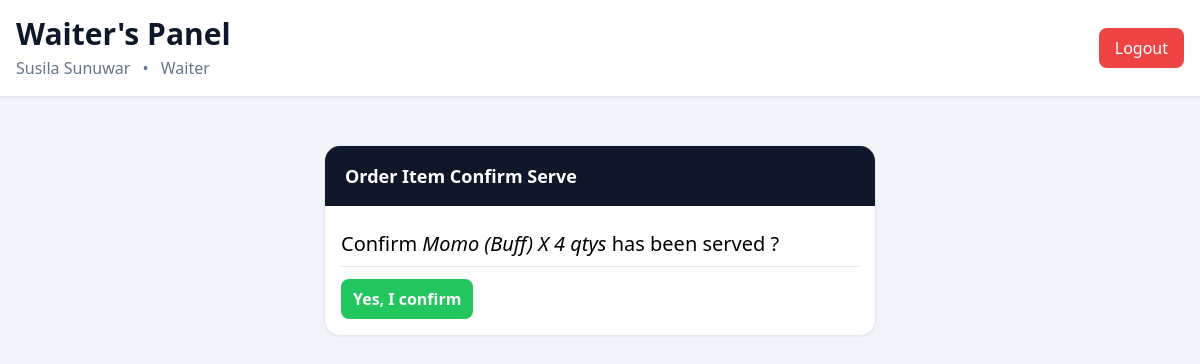
/orders/order/21/served-confirmation/ (signed in), run on the app's committed database.
### accounts/models.py (models this page shows)
class User(AbstractUser):
    class ROLE_CHOICES(models.TextChoices):
        WAITER = 'w', 'Waiter'
        BILLING = 'b', 'Billing'
        KITCHEN = 'k', 'Kitchen'
        OWNER = 'o', 'Owner'
    role = models.CharField(choices=ROLE_CHOICES, max_length=2)

### orders/models.py (models this page shows)
class OrderItem(models.Model):
    class ITEM_STATUS(models.TextChoices):
        PREPARING = 'p', 'Preparing'
        READY = 'r', 'Ready'
        SERVED = 's', 'Served'
    order = models.ForeignKey(Order, on_delete=models.PROTECT, related_name='items')
    menu_item = models.ForeignKey(MenuItem, on_delete=models.PROTECT, related_name='order_items')
    price = models.PositiveIntegerField()
    quantity = models.PositiveIntegerField(default=1)
    status = models.CharField(choices=ITEM_STATUS, max_length=2, default=ITEM_STATUS.PREPARING)
    priority = models.CharField(choices= MenuItem.PRIORITY_CHOICES, default=MenuItem.PRIORITY_CHOICES.MEDIUM, max_length=2)
    def __str__(self):
        return f"{self.menu_item} X {self.quantity} qtys"

class MenuItem(models.Model):
    class PRIORITY_CHOICES(models.TextChoices):
        HIGH = '3', 'High'
        MEDIUM = '2', 'Medium'
        LOW = '1', 'Low'
    category = models.ForeignKey(Category, on_delete=models.CASCADE, related_name='items')
    name = models.CharField(max_length=200)
    price = models.PositiveIntegerField()
    description = models.TextField(null = True, blank = True)
    default_priority = models.CharField(choices=PRIORITY_CHOICES, default=PRIORITY_CHOICES.MEDIUM, max_length=2)
    est_time = models.PositiveIntegerField(help_text="Write estimated preparation time in minutes", null=True, blank=True)
    station = models.ForeignKey(KitchenStation, on_delete=models.SET_NULL, null=True, related_name='items')
    def __str__(self):
        return self.name

### orders/views.py (the view, shortened to what this page needs)
# urls.py: path("order/<order_item_id>/served-confirmation/", views.served_confirmation, name="served_confirmation_url"),
@role_required([User.ROLE_CHOICES.WAITER])
def served_confirmation(request, order_item_id):
    order_item = get_object_or_404(OrderItem, pk=order_item_id)
    return render(request, "orders/served-confirmation.html", {
        'order_item':order_item
    })

### orders/templates/orders/served-confirmation.html (shortened to what this page needs)
{% extends 'orders/base.html' %}
{% block heading %}
  Waiter's Panel
{% endblock %}
{% block main_content %}
  <main class="max-w-7xl mx-auto p-4 md:p-6">
    <div class="flex justify-center">
      <section class="lg:w-[50%] bg-white rounded-2xl shadow-sm border border-slate-200 overflow-hidden">
        <div class="px-5 py-4 bg-slate-900 text-white flex items-center justify-between">
          <h2 class="font-bold text-lg">Order Item Confirm Serve</h2>
        </div>
        <div class="p-4">
          <h1 class="text-xl my-2">Confirm <i>{{ order_item }}</i> has been served ?</h1>
          <hr />
          <div class="flex gap-3 items-center mt-3">
            <form action="" method="post">
              <button class="py-2 px-3 bg-green-500 rounded-lg text-gray-50 font-semibold hover:bg-green-700" type="submit">Yes, I confirm</button>
            </form>
          </div>
        </div>
      </section>
    </div>
  </main>
{% endblock %}

### orders/templates/orders/base.html (shortened to what this page needs)
<!DOCTYPE html>
<html lang="en">
<head>
    <script src="https://cdn.tailwindcss.com"></script>
</head>
<body class="bg-slate-100 min-h-screen">
    <header class="sticky top-0 z-50 bg-white border-b border-slate-200 shadow-sm">
        <div class="max-w-7xl mx-auto px-4 py-4">
            <div class="flex flex-col md:flex-row md:items-center md:justify-between gap-4">
                <div>
                    <h1 class="text-3xl font-bold text-slate-900">
                       {% block heading %}
                       {% endblock %}
                    </h1>
                    <div class="mt-1 text-md text-slate-500">
                        {{ request.user.first_name }} {{ request.user.last_name }}
                        <span class="mx-2">•</span>
                        {{ request.user.get_role_display }}
                    </div>
                </div>
                <a href="{% url 'logout_view_url' %}"
                    class="inline-flex items-center justify-center px-4 py-2 rounded-lg bg-red-500 hover:bg-red-600 text-white font-medium transition">
                    Logout
                </a>
            </div>
        </div>
    </header>
    <main class="max-w-7xl mx-auto p-4 md:p-6">
        {% block main_content %}
        {% endblock %}
    </main>
</body>
</html>

### data on the page
User: user.first_name "Susila", user.last_name "Sunuwar", user.role "Waiter"
OrderItem: menu_item+quantity "Momo (Buff) X 4 qtys"
